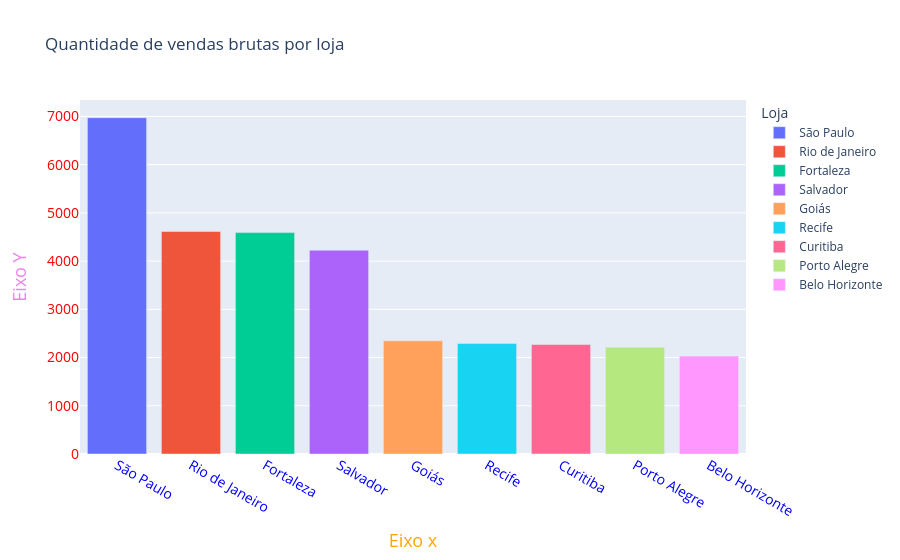

The cell this chart's notebook holds for it:
### Code cell
#Gráfico 4 de barra
grafico4 = px.bar(
    quant_loja_valor_bruto.reset_index(),
    x = 'Loja',
    y = 'Quantidade',
    title = 'Quantidade de vendas brutas por loja',
    color = 'Loja'
    
)
#grafico3x.update_xaxes(categoryorder='category ascending') ou descending -> faz a ordenação dos valores dos dados no gráfico
grafico4.update_layout(
    xaxis = {
        'tickfont': {
            'color': 'blue',
            'size': 14
        },
        'title':{
            'text': 'Eixo x',
            'font': {
                'color': 'orange',
                'size': 18
            }
        }
        },
    yaxis = {
        'tickfont': {
            'color': 'red',
            'size': 14
        },
        'title':{
            'text':'Eixo Y',
            'font':{
                'color': 'violet',
                'size': 18
            }
        }
    }
)
grafico4.show()

### Figure 1 — Plotly figure (JSON) as saved in the notebook; plotly's stock layout.template omitted (floating-point values rounded to 4 significant figures)
{"data": [{"alignmentgroup": "True", "hovertemplate": "Loja=%{x}<br>Quantidade=%{y}<extra></extra>", "legendgroup": "São Paulo", "marker": {"color": "#636efa", "pattern": {"shape": ""}}, "name": "São Paulo", "offsetgroup": "São Paulo", "orientation": "v", "showlegend": true, "textposition": "auto", "type": "bar", "x": ["São Paulo"], "xaxis": "x", "y": [6974], "yaxis": "y"}, {"alignmentgroup": "True", "hovertemplate": "Loja=%{x}<br>Quantidade=%{y}<extra></extra>", "legendgroup": "Rio de Janeiro", "marker": {"color": "#EF553B", "pattern": {"shape": ""}}, "name": "Rio de Janeiro", "offsetgroup": "Rio de Janeiro", "orientation": "v", "showlegend": true, "textposition": "auto", "type": "bar", "x": ["Rio de Janeiro"], "xaxis": "x", "y": [4614], "yaxis": "y"}, {"alignmentgroup": "True", "hovertemplate": "Loja=%{x}<br>Quantidade=%{y}<extra></extra>", "legendgroup": "Fortaleza", "marker": {"color": "#00cc96", "pattern": {"shape": ""}}, "name": "Fortaleza", "offsetgroup": "Fortaleza", "orientation": "v", "showlegend": true, "textposition": "auto", "type": "bar", "x": ["Fortaleza"], "xaxis": "x", "y": [4591], "yaxis": "y"}, {"alignmentgroup": "True", "hovertemplate": "Loja=%{x}<br>Quantidade=%{y}<extra></extra>", "legendgroup": "Salvador", "marker": {"color": "#ab63fa", "pattern": {"shape": ""}}, "name": "Salvador", "offsetgroup": "Salvador", "orientation": "v", "showlegend": true, "textposition": "auto", "type": "bar", "x": ["Salvador"], "xaxis": "x", "y": [4226], "yaxis": "y"}, {"alignmentgroup": "True", "hovertemplate": "Loja=%{x}<br>Quantidade=%{y}<extra></extra>", "legendgroup": "Goiás", "marker": {"color": "#FFA15A", "pattern": {"shape": ""}}, "name": "Goiás", "offsetgroup": "Goiás", "orientation": "v", "showlegend": true, "textposition": "auto", "type": "bar", "x": ["Goiás"], "xaxis": "x", "y": [2346], "yaxis": "y"}, {"alignmentgroup": "True", "hovertemplate": "Loja=%{x}<br>Quantidade=%{y}<extra></extra>", "legendgroup": "Recife", "marker": {"color": "#19d3f3", "pattern": {"shape": ""}}, "name": "Recife", "offsetgroup": "Recife", "orientation": "v", "showlegend": true, "textposition": "auto", "type": "bar", "x": ["Recife"], "xaxis": "x", "y": [2290], "yaxis": "y"}, {"alignmentgroup": "True", "hovertemplate": "Loja=%{x}<br>Quantidade=%{y}<extra></extra>", "legendgroup": "Curitiba", "marker": {"color": "#FF6692", "pattern": {"shape": ""}}, "name": "Curitiba", "offsetgroup": "Curitiba", "orientation": "v", "showlegend": true, "textposition": "auto", "type": "bar", "x": ["Curitiba"], "xaxis": "x", "y": [2272], "yaxis": "y"}, {"alignmentgroup": "True", "hovertemplate": "Loja=%{x}<br>Quantidade=%{y}<extra></extra>", "legendgroup": "Porto Alegre", "marker": {"color": "#B6E880", "pattern": {"shape": ""}}, "name": "Porto Alegre", "offsetgroup": "Porto Alegre", "orientation": "v", "showlegend": true, "textposition": "auto", "type": "bar", "x": ["Porto Alegre"], "xaxis": "x", "y": [2215], "yaxis": "y"}, {"alignmentgroup": "True", "hovertemplate": "Loja=%{x}<br>Quantidade=%{y}<extra></extra>", "legendgroup": "Belo Horizonte", "marker": {"color": "#FF97FF", "pattern": {"shape": ""}}, "name": "Belo Horizonte", "offsetgroup": "Belo Horizonte", "orientation": "v", "showlegend": true, "textposition": "auto", "type": "bar", "x": ["Belo Horizonte"], "xaxis": "x", "y": [2032], "yaxis": "y"}], "layout": {"barmode": "relative", "legend": {"title": {"text": "Loja"}, "tracegroupgap": 0}, "title": {"text": "Quantidade de vendas brutas por loja"}, "xaxis": {"anchor": "y", "categoryarray": ["São Paulo", "Rio de Janeiro", "Fortaleza", "Salvador", "Goiás", "Recife", "Curitiba", "Porto Alegre", "Belo Horizonte"], "categoryorder": "array", "domain": [0, 1], "tickfont": {"color": "blue", "size": 14}, "title": {"font": {"color": "orange", "size": 18}, "text": "Eixo x"}}, "yaxis": {"anchor": "x", "domain": [0, 1], "tickfont": {"color": "red", "size": 14}, "title": {"font": {"color": "violet", "size": 18}, "text": "Eixo Y"}}}}
